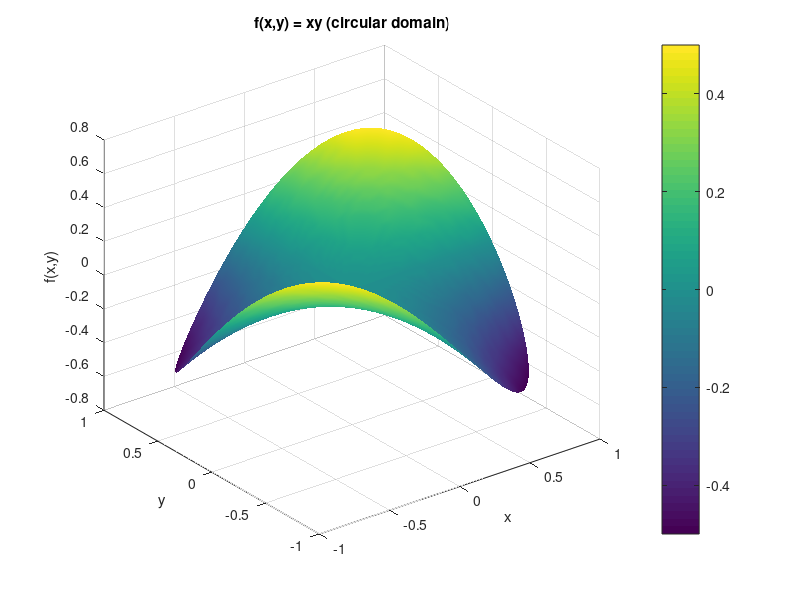

The MATLAB source for this figure:
%% Lecture 5 - Numerical Integration
% Two-Dimensional Numerical Integration Examples
% Methods: trapz (2D), integral2, and custom implementations
clearvars;
clc;

%
%% Example 3: Non-Rectangular Domain (Circle)

fprintf('=== EXAMPLE 3: Integration over Circular Domain ===\n');
fprintf('Integrating f(x,y) = x*y over unit circle (x^2 + y^2 <= 1)\n\n');

% Define the function
f3 = @(x, y) x .* y;

% For a circular domain, we can use variable limits with integral2
% y ranges from -sqrt(1-x^2) to sqrt(1-x^2)
y_lower = @(x) -sqrt(1 - x.^2);
y_upper = @(x) sqrt(1 - x.^2);

% Integrate over circular domain
result3 = integral2(f3, -1, 1, y_lower, y_upper);
fprintf('integral2 (circular domain): %.8f\n', result3);
fprintf('(By symmetry, should be ≈ 0)\n\n');

%% Visualizations

% Plot 3: Circular domain
figure;
theta = linspace(0, 2*pi, 100);
r = linspace(0, 1, 30);
[THETA, R] = meshgrid(theta, r);
X_circ = R .* cos(THETA);
Y_circ = R .* sin(THETA);
Z_circ = f3(X_circ, Y_circ);
surf(X_circ, Y_circ, Z_circ);
shading interp;
xlabel('x'); ylabel('y'); zlabel('f(x,y)');
title('f(x,y) = xy (circular domain)');
colorbar;

